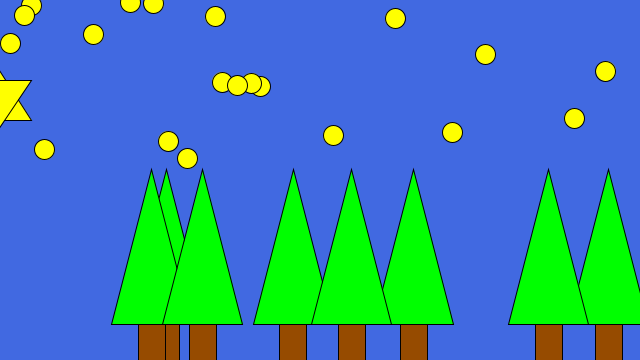
Frame 1 (no input)
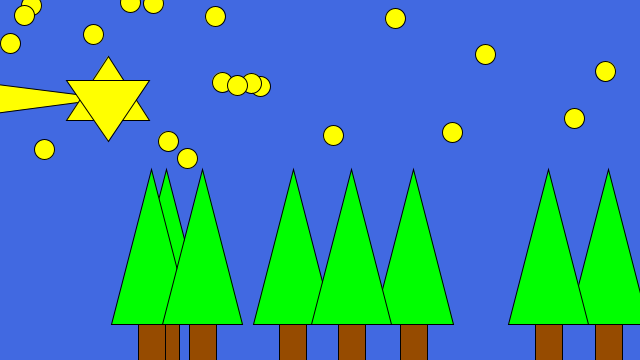
Frame 60 (the mouse pressed at the canvas centre just before this capture)
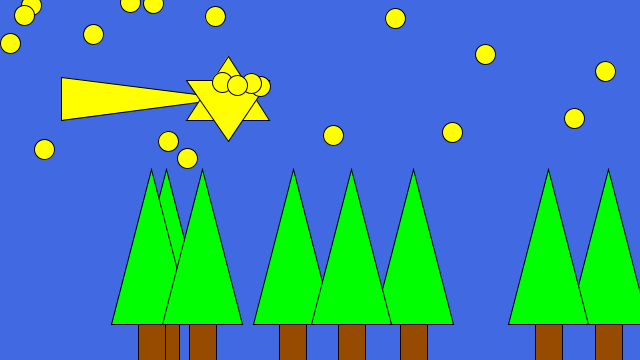
Frame 120 (the mouse held since frame 60 and released just before this capture)

The Processing sketch that drew these frames (run headless with seeded random() and noise(); from frame 60 on, the mouse is pressed at the canvas centre):

// Processing sketch: BigliettoNatale
// ── BigliettoNatale.pde
Foresta f1;
Stella s1;
Catena l1;

public static final color COLORE_SFONDO = #4169e1;
public static final int N_ALBERI = 8;
public static final int N_LUCI = 20;

public void setup(){
  size(640,360);
  
  f1 = new Foresta(N_ALBERI);
  s1 = new Stella(-10,height-height/1.5,height-height/1.3,width/10);
  l1 = new Catena(N_LUCI);
  
  background(COLORE_SFONDO);
}
public void draw(){
  background(COLORE_SFONDO);
  
  f1.draw();
  s1.draw();
  l1.draw();
  
}
public void mousePressed(){
  l1.mousePressed(mouseX, mouseY);
}

// ── Albero.pde
class Albero{
  private float x;
  private float y;
  private float h;
  private float w;
  
  public static final color COLORE_FOGLIE = #00ff00;
  public static final color COLORE_TRONCO = #964b00;
  
  Albero(float x, float y, float w, float h){
    this.x = x;
    this.y = y;
    this.h = h;
    this.w = w;
  }
  
  public void draw(){
     
     fill(COLORE_TRONCO);
     rect(x-w/2+w/3,y-y/10+h/10,w/3,h/2);
     
     fill(COLORE_FOGLIE);
     triangle(x-w/2, y, x, y-h, x+w/2, y);
  }
 
}

// ── Catena.pde
class Catena{
  private Luce[] luci;
  
  Catena(int N_LUCI){
    
    luci= new Luce[N_LUCI];
    for(int i=0;i<N_LUCI;i++){
      float rw = random(0,width);
      float rh = random(0,height);
      luci[i]= new Luce(rw,rh/2,10,true); 
    }
  }
  
  public void draw(){
    for(int b=0;b<luci.length;b++){
      luci[b].draw();
    }
  }
  
  public void mousePressed(float mouseX,float mouseY){
    for(int w=0;w<luci.length;w++){
      luci[w].premuto(mouseX,mouseY);
    }
  }
}

// ── Foresta.pde
class Foresta {
  private Albero[] alberi;
  
  Foresta(int N_ALBERI){ 
    alberi = new Albero[N_ALBERI]; 
    for(int a=0;a<N_ALBERI;a++){
      float r = random(0,width);
      alberi[a]= new Albero(r,height-height/10,width/8,height-height/1.75 );
    }
  }
  
  public void draw(){
    for(int b=0;b<alberi.length;b++){
      alberi[b].draw();
    }
  }
}

// ── Luce.pde
class Luce{
  
  private float x;
  private float y;
  private float r;
  private boolean accesa;
  
  public static final color LUCE_ON = #FFFF00;
  public static final color LUCE_OFF = #C0C0C0;
 
  Luce(float x,float y,float r,boolean accesa){
    this.x = x;
    this.y = y;
    this.r = r;
    this.accesa = accesa;
  }
  
  public void draw(){
    if(accesa)
      fill(LUCE_ON);
    else
      fill(LUCE_OFF);
    
    circle(x,y,2*r); 
  }
  
  boolean premuto(float mx,float my){
    float dx = mx-x;
    float dy = my-y;
    boolean ris = false;
    
    if(dx*dx+dy*dy<r*r){
      accesa= !accesa;
      ris = true;
    }
    return ris;
  }
}

// ── Stella.pde
class Stella{
  private float x;
  private float y;
  private float h;
  private float w;
  
  public static final color COLORE_STELLA = #ffff00;
  
  Stella(float x, float y, float w, float h ){
    this.x = x;
    this.y = y;
    this.h = h;
    this.w = w;
  }
  
  public void draw(){

     fill(COLORE_STELLA);
     
     triangle(x,y-h/3,x-w*2,y-h/1.5,(x+w/2)-w*2.5,y);
     triangle(x-w/2,y,x,y-h,x+w/2,y);
     triangle(x-w/2,y-y/3,x,y+h/3,x+w/2,y-y/3);
     
     if(x!=width){
       delay(30);
       x=x+2;
     }
     else
       x=0;
  }
}
